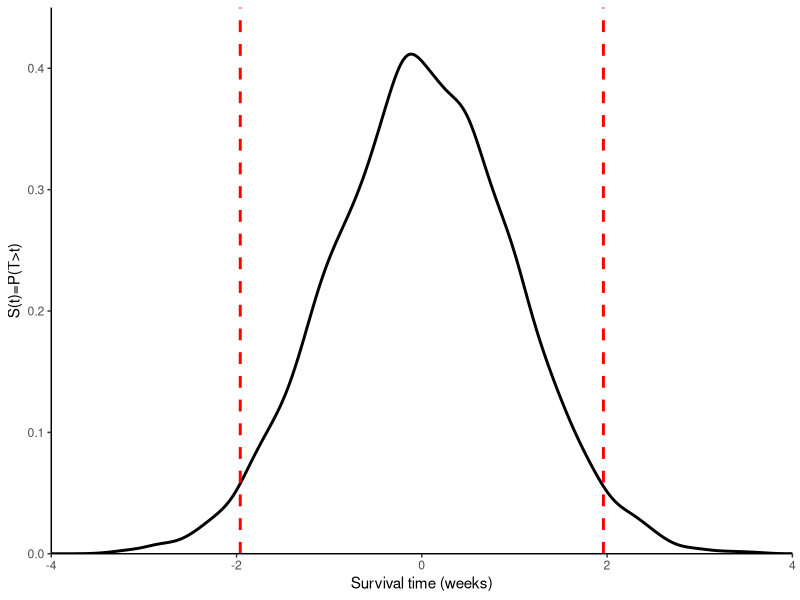
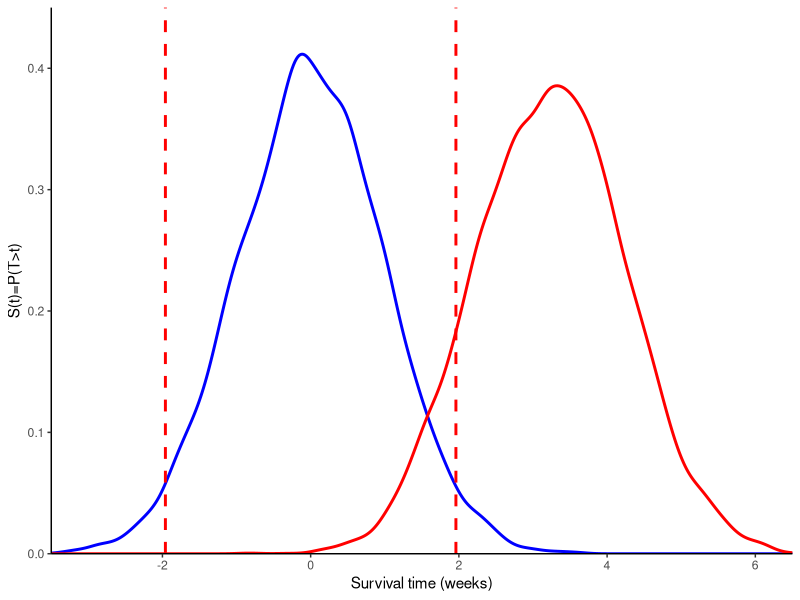

Here is the R script that generated these plots, in order:
## ---- chunk 1
#| eval: true
#| echo: false
#| warning: false
#| error: false
#| tidy: true 
#| fig.show: 'hold'
#| out.width: '80%' 
#| out.extra: ''
#| fig.pos: 'h'
#| label: fig-ztesth0
#| fig.cap: "Distribution of Z under H0"

#info for ssc z-test
alpha <- 0.05
beta <- 0.1
power<- 1 - beta
z_crit <- round(qnorm(0.975),2)
sigma <- 10
mud <- 5

#compute ss needed under H1
z_alpha <- z_crit
z_beta <- round(qnorm(0.9),2)
n1 <- (2*sigma^2*(z_alpha + z_beta)^2)/(mud^2)

#simulate dist under H0 and H1
set.seed(1234)
z0_dist <- rnorm(10000, 0 ,1)
z1_dist <- rnorm(10000, sqrt(n1)/(2*sqrt(2)) ,1)

df <- data.frame(
  z0=z0_dist,
  z1=z1_dist
  )

#draw distribution
library(ggplot2)
ggplot(df, aes(x=z0)) + 
  geom_density(linewidth=1) +
  geom_vline(aes(xintercept=qnorm(0.975)),
            color="red", linetype="dashed", linewidth=1) +
  geom_vline(aes(xintercept=qnorm(1-0.975)),
            color="red", linetype="dashed", linewidth=1) +
  xlab("Survival time (weeks)") + ylab("S(t)=P(T>t)") +
  scale_x_continuous(expand = c(0, 0), limits = c(-4, 4)) +
  scale_y_continuous(expand = c(0, 0), limits = c(0, 0.45)) +
  theme(panel.grid.major = element_blank(), 
        panel.grid.minor = element_blank(), panel.background = element_blank(), 
        axis.line = element_line(colour = "black"), plot.title = element_text(hjust = 0.5), 
        strip.background =element_rect(fill="white"))
## ---- chunk 2
#| eval: true
#| echo: false
#| warning: false
#| error: false
#| tidy: true 
#| fig.show: 'hold'
#| out.width: '80%' 
#| out.extra: ''
#| fig.pos: 'h'
#| label: fig-ztesth1
#| fig.cap: "Distribution of Z under H0 and H1"

#draw distribution
ggplot(df, aes(x=z0)) + 
  geom_density(linewidth=1, color="blue") +
  geom_density(aes(x=z1), linewidth=1, color="red") +
  geom_vline(aes(xintercept=qnorm(0.975)),
            color="red", linetype="dashed", linewidth=1) +
  geom_vline(aes(xintercept=qnorm(1-0.975)),
            color="red", linetype="dashed", linewidth=1) +
  xlab("Survival time (weeks)") + ylab("S(t)=P(T>t)") +
  scale_x_continuous(expand = c(0, 0), limits = c(-3.5, 6.5)) +
  scale_y_continuous(expand = c(0, 0), limits = c(0, 0.45)) +
  theme(panel.grid.major = element_blank(), 
        panel.grid.minor = element_blank(), panel.background = element_blank(), 
        axis.line = element_line(colour = "black"), plot.title = element_text(hjust = 0.5), 
        strip.background =element_rect(fill="white"))
## ---- chunk 3
#| echo: false 
#| eval: true
#| message: false
#| warning: false
#| error: false 

#define formulae for ssc for contunuos and binary outcomes
ssc_cont <- function(alpha, beta, sigma, mu2, mu1) {
  mud <- mu2 - mu1
  z_alpha <- qnorm(1-alpha/2)
  z_beta <- qnorm(1-beta)
  n <- (2*sigma^2*(z_alpha + z_beta)^2)/(mud^2)  
  return(n)
}

ssc_bin <- function(alpha, beta, pi2, pi1) {
  pibar <- (pi1+pi2)/2
  pid <- pi2 - pi1
  z_alpha <- qnorm(1-alpha/2)
  z_beta <- qnorm(1-beta)
  n <- (z_alpha*sqrt(2*pibar*(1-pibar))+z_beta*sqrt(pi1*(1-pi1)+pi2*(1-pi2)))^2/(pid^2)
  return(n)
}
